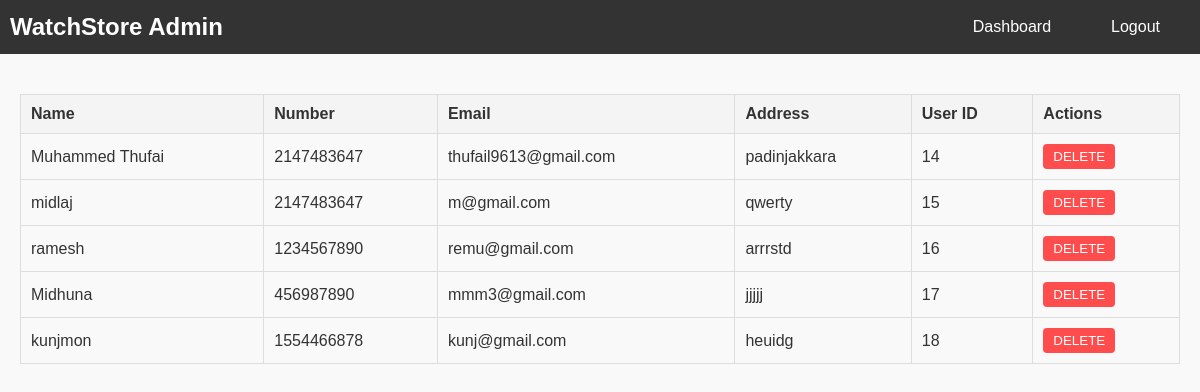
The page /users.php on the database its author committed.
### tables this page shows
CREATE TABLE `users` (
  `Name` varchar(15) NOT NULL,
  `Number` int(12) NOT NULL,
  `Email` varchar(40) NOT NULL,
  `Address` varchar(40) NOT NULL,
  `Password` varchar(15) NOT NULL,
  `UserID` int(10) NOT NULL
);

### users.php (the view, shortened to what this page needs)
<!DOCTYPE html>
<html lang="en">
<head>
    <link rel="stylesheet" href="adminhome.css">
    <link rel="stylesheet" href="users.css">
</head>
<body>
    <nav class="navbar">
        <div class="logo">
            <h1>WatchStore Admin</h1>
        </div>
        <ul class="nav-links">
            <li><a href="adminhome.html">Dashboard</a></li>
            <li><a href="home.html">Logout</a></li>
        </ul>
    </nav>
<div class="main">
    <?php
        $con = mysqli_connect("localhost", "root", "", "watch_store");
        $sql = "SELECT * FROM `users`";
        $data = mysqli_query($con, $sql);
        if ($data) {
            if (mysqli_num_rows($data) > 0) {
                echo "<table border='1'>";
                echo "<tr>
                    <th>Name</th>
                    <th>Number</th>
                    <th>Email</th>
                    <th>Address</th>
                    <th>User ID</th>
                    <th>Actions</th>
                </tr>";
                while ($value = mysqli_fetch_assoc($data)) {
                    $id=$value['UserID'];
                    echo "<tr>";
                    echo "<td>" . $value['Name'] . "</td>";
                    echo "<td>" . $value['Number'] . "</td>";
                    echo "<td>" . $value['Email'] . "</td>";
                    echo "<td>" . $value['Address'] . "</td>";
                    echo "<td>" . $value['UserID'] . "</td>";
                    echo "<td><form method='post'><button style='background:transperent;' value='{$id}' name='deluser' type='submit'>DELETE</button></form></td>";
                    echo "</tr>";
                }
                echo "</table>";
            } else {
                echo "No users found.";
            }
        } else {
            echo "Error: " . mysqli_error($con);
        }
    ?>
    </div>
</body>
</html>

### adminhome.css (style rules this page uses)
* { padding: 0; box-sizing: border-box; }
body { font-family: 'Roboto', sans-serif; background-color: #f4f4f4; color: #333; }
.navbar { background-color: #333; padding: 10px 20px; display: flex; justify-content: space-between; align-items: center; }
.navbar .logo h1 { color: #fff; margin: 0; font-size: 24px; }
.navbar .nav-links { list-style: none; padding: 0; margin: 0; display: flex; align-items: center; }
.navbar .nav-links li { margin: 0 10px; }
.navbar .nav-links a { color: #fff; text-decoration: none; font-size: 16px; padding: 8px 15px; border-radius: 5px; display: inline-block; }

### users.css (style rules this page uses)
body { font-family: Arial, sans-serif; margin: 0; padding: 0; background-color: #f9f9f9; }
.navbar { background-color: #333; color: white; padding: 10px; }
.navbar .logo h1 { margin: 0; font-size: 1.5em; }
.navbar .nav-links { list-style-type: none; margin: 0; padding: 0; display: flex; justify-content: center; }
.navbar .nav-links li { margin: 0 15px; }
.navbar .nav-links a { color: white; text-decoration: none; font-size: 1em; }
.main { padding: 20px; max-width: 1200px; margin: auto; }
table { width: 100%; border-collapse: collapse; margin-top: 20px; }
table, th, td { border: 1px solid #ddd; }
th, td { padding: 10px; text-align: left; }
th { background-color: #f4f4f4; }
td button { background-color: #ff4d4d; color: white; border: none; padding: 5px 10px; cursor: pointer; border-radius: 4px; }
h1 { margin: 0; }

### rows shown on the page
users: Name "Muhammed Thufai", Number "2147483647", Email "thufail9613@gmail.com", Address "padinjakkara", UserID "14"
users: Name "midlaj", Number "2147483647", Email "m@gmail.com", Address "qwerty", UserID "15"
users: Name "ramesh", Number "1234567890", Email "remu@gmail.com", Address "arrrstd", UserID "16"
users: Name "Midhuna", Number "456987890", Email "mmm3@gmail.com", Address "jjjjj", UserID "17"
users: Name "kunjmon", Number "1554466878", Email "kunj@gmail.com", Address "heuidg", UserID "18"
